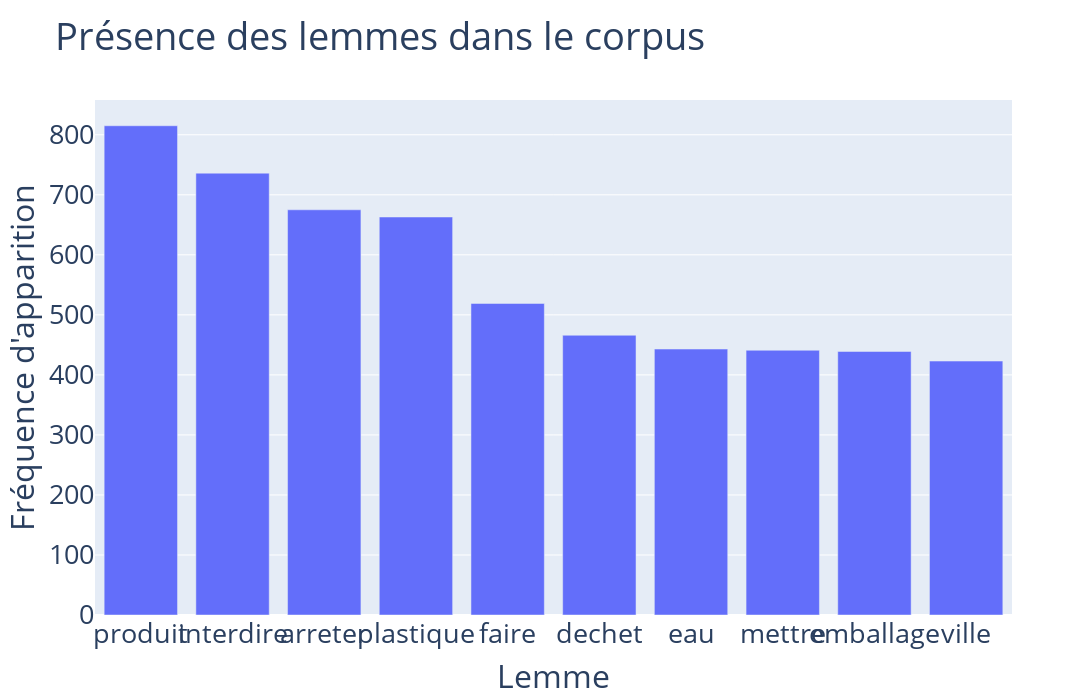

This figure's notebook cell:
### Code cell
list_lemme = [lemme for prop in docs for lemme in prop]
value,count = np.unique(list_lemme,return_counts=True)
new_value = [x for _,x in sorted(zip(count,value))][::-1][:10]
new_count = [x for _,x in sorted(zip(count,count))][::-1]

fig = go.Figure([go.Bar(x=new_value,y=new_count)])
fig.update_layout(xaxis={"title":"Lemme","tickangle":0},
yaxis={"title":"Fréquence d'apparition"},title="Présence des lemmes dans le corpus",font_size=27,width=1250,height=700,)
fig.show()

### Figure 1 — Plotly figure (JSON) as saved in the notebook; plotly's stock layout.template omitted (floating-point values rounded to 4 significant figures; data arrays with more than 128 entries replaced by an {"elided": "..."} marker saying what was removed)
{"data": [{"type": "bar", "x": ["produit", "interdire", "arreter", "plastique", "faire", "dechet", "eau", "mettre", "emballage", "ville"], "y": {"elided": "7231 int values"}}], "layout": {"font": {"size": 27}, "height": 700, "title": {"text": "Présence des lemmes dans le corpus"}, "width": 1250, "xaxis": {"tickangle": 0, "title": {"text": "Lemme"}}, "yaxis": {"title": {"text": "Fréquence d'apparition"}}}}
